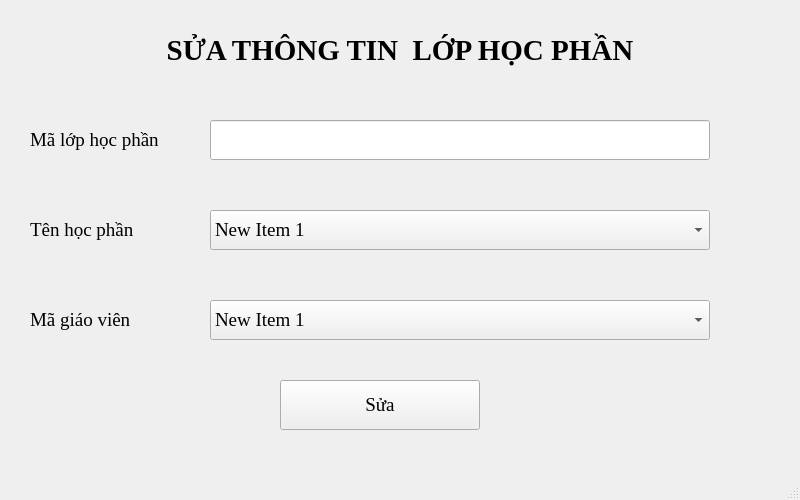
<?xml version="1.0" encoding="UTF-8"?>
<ui version="4.0">
 <class>MainWindow</class>
 <widget class="QMainWindow" name="MainWindow">
  <property name="geometry">
   <rect>
    <x>0</x>
    <y>0</y>
    <width>800</width>
    <height>500</height>
   </rect>
  </property>
  <property name="maximumSize">
   <size>
    <width>800</width>
    <height>500</height>
   </size>
  </property>
  <property name="font">
   <font>
    <family>Times New Roman</family>
    <pointsize>14</pointsize>
   </font>
  </property>
  <property name="windowTitle">
   <string>MainWindow</string>
  </property>
  <widget class="QWidget" name="centralwidget">
   <widget class="QComboBox" name="cbox_tenHP">
    <property name="geometry">
     <rect>
      <x>210</x>
      <y>210</y>
      <width>500</width>
      <height>40</height>
     </rect>
    </property>
    <item>
     <property name="text">
      <string>New Item 1</string>
     </property>
    </item>
    <item>
     <property name="text">
      <string>New Item 2</string>
     </property>
    </item>
    <item>
     <property name="text">
      <string>New Item 3</string>
     </property>
    </item>
   </widget>
   <widget class="QLineEdit" name="ip_maLHP">
    <property name="geometry">
     <rect>
      <x>210</x>
      <y>120</y>
      <width>500</width>
      <height>40</height>
     </rect>
    </property>
   </widget>
   <widget class="QComboBox" name="cbox_maGV">
    <property name="geometry">
     <rect>
      <x>210</x>
      <y>300</y>
      <width>500</width>
      <height>40</height>
     </rect>
    </property>
    <item>
     <property name="text">
      <string>New Item 1</string>
     </property>
    </item>
    <item>
     <property name="text">
      <string>New Item 2</string>
     </property>
    </item>
    <item>
     <property name="text">
      <string>New Item 3</string>
     </property>
    </item>
   </widget>
   <widget class="QLabel" name="lb_malhp">
    <property name="geometry">
     <rect>
      <x>30</x>
      <y>120</y>
      <width>160</width>
      <height>40</height>
     </rect>
    </property>
    <property name="text">
     <string>Mã lớp học phần</string>
    </property>
   </widget>
   <widget class="QLabel" name="label_2">
    <property name="geometry">
     <rect>
      <x>30</x>
      <y>210</y>
      <width>160</width>
      <height>40</height>
     </rect>
    </property>
    <property name="text">
     <string>Tên học phần</string>
    </property>
   </widget>
   <widget class="QLabel" name="label_3">
    <property name="geometry">
     <rect>
      <x>30</x>
      <y>300</y>
      <width>160</width>
      <height>40</height>
     </rect>
    </property>
    <property name="text">
     <string>Mã giáo viên</string>
    </property>
   </widget>
   <widget class="QLabel" name="label">
    <property name="geometry">
     <rect>
      <x>0</x>
      <y>20</y>
      <width>800</width>
      <height>60</height>
     </rect>
    </property>
    <property name="font">
     <font>
      <pointsize>22</pointsize>
      <weight>75</weight>
      <bold>true</bold>
     </font>
    </property>
    <property name="text">
     <string>SỬA THÔNG TIN  LỚP HỌC PHẦN</string>
    </property>
    <property name="alignment">
     <set>Qt::AlignCenter</set>
    </property>
   </widget>
   <widget class="QPushButton" name="btn_suaLHP">
    <property name="geometry">
     <rect>
      <x>280</x>
      <y>380</y>
      <width>200</width>
      <height>50</height>
     </rect>
    </property>
    <property name="text">
     <string>Sửa</string>
    </property>
   </widget>
  </widget>
  <widget class="QMenuBar" name="menubar">
   <property name="geometry">
    <rect>
     <x>0</x>
     <y>0</y>
     <width>800</width>
     <height>27</height>
    </rect>
   </property>
  </widget>
  <widget class="QStatusBar" name="statusbar"/>
 </widget>
 <resources/>
 <connections/>
</ui>
